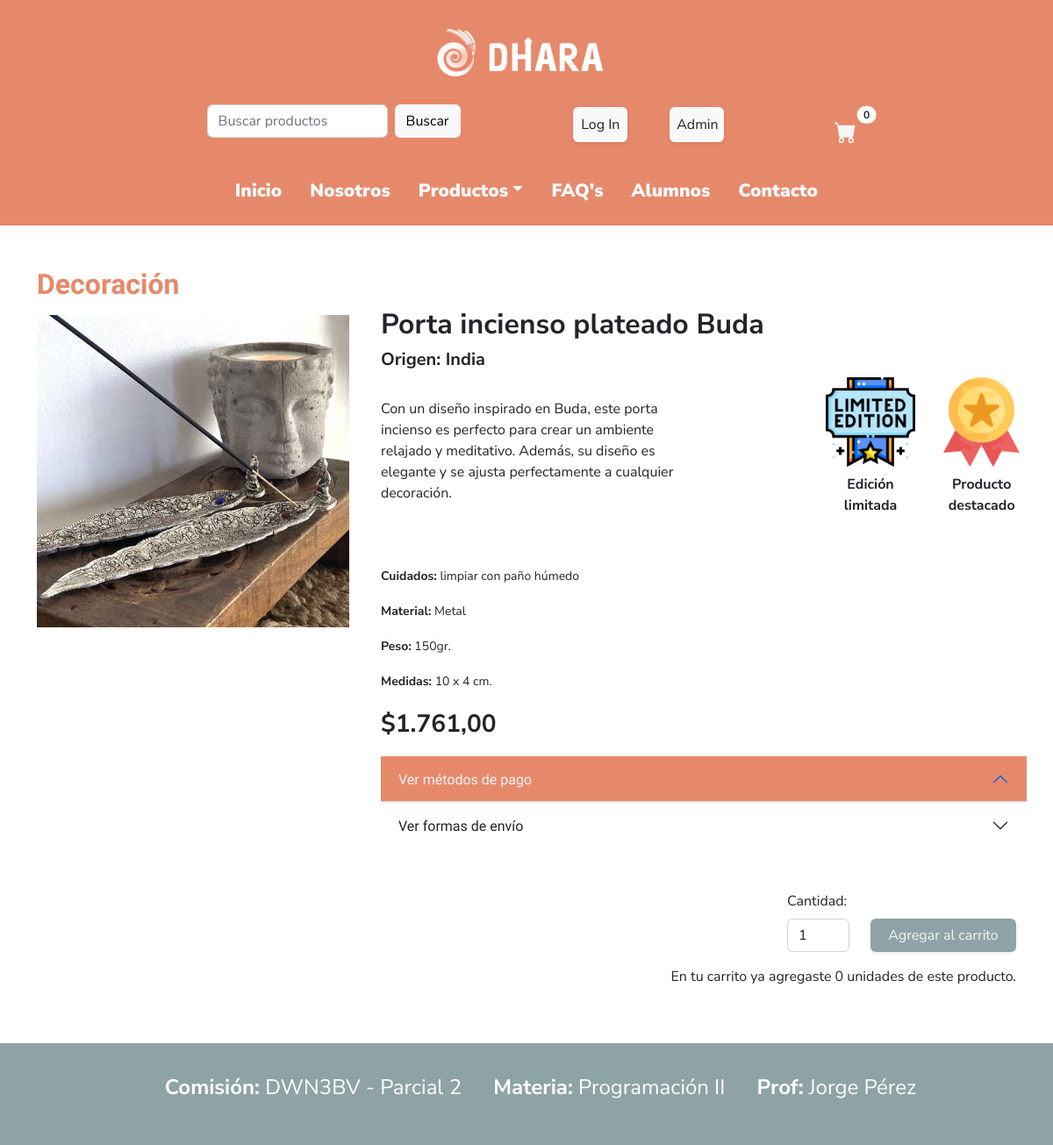
Screenshot of /index.php?sec=detalle_prod&id=1 with the database file from the repository.
### tables this page shows
CREATE TABLE `categoria` (
  `id` int(10) UNSIGNED NOT NULL,
  `nombre` varchar(256) NOT NULL,
  `descripcion` text DEFAULT NULL,
  `fecha_lanzamiento` date DEFAULT NULL
);

CREATE TABLE `productos` (
  `id` int(10) UNSIGNED NOT NULL,
  `nombre_prod` varchar(256) NOT NULL,
  `categoria` int(10) UNSIGNED NOT NULL,
  `imagen` varchar(256) NOT NULL,
  `alt` text NOT NULL,
  `descripcion` text DEFAULT NULL,
  `origen` int(11) UNSIGNED NOT NULL,
  `material` varchar(256) NOT NULL,
  `medidas` varchar(256) NOT NULL,
  `peso` varchar(256) NOT NULL,
  `cuidado` varchar(256) DEFAULT NULL,
  `stock` int(10) UNSIGNED NOT NULL,
  `precio` decimal(12,2) NOT NULL,
  `inicio_promocion` datetime DEFAULT NULL,
  `fin_promocion` datetime DEFAULT NULL
);

CREATE TABLE `origen` (
  `id` int(10) UNSIGNED NOT NULL,
  `nombre` varchar(256) NOT NULL,
  `continente` varchar(256) DEFAULT NULL
);

CREATE TABLE `etiquetas` (
  `id` int(11) UNSIGNED NOT NULL,
  `nombre_etiqueta` varchar(256) NOT NULL,
  `icono_etiq` varchar(256) NOT NULL
);

### index.php (the view, shortened to what the rows shown need)
<?PHP
$seccionesValidas = [
    "home" => [
        "titulo" => "Bienvenidos",
        "restringido" => false
    ],
    "nosotros" => [
        "titulo" => "Nosotros",
        "restringido" => false
    ],
    "tienda" => [
        "titulo" => "Nuestro catálogo",
        "restringido" => false
    ],
    "preg_frecuentes" => [
        "titulo" => "Preguntas frecuentes",
        "restringido" => false
    ],
    "contacto" => [
        "titulo" => "Contacto",
        "restringido" => false
    ],
    "detalle_prod" => [
        "titulo" => "Detalle de producto",
        "restringido" => false
    ],
    "datos_alumnos" => [
        "titulo" => "Alumnos",
        "restringido" => false
    ],
    "catalogo_completo" => [
        "titulo" => "Catálogo completo",
        "restringido" => false
    ],
    "testeos" => [
        "titulo" => "Página de pruebas",
        "restringido" => false
    ],
    "resultado_busqueda" => [
        "titulo" => "Resultado de búsqueda",
        "restringido" => false
    ],
    "form_process" => [
        "titulo" => "Respuesta enviada",
        "restringido" => false
    ],
    "carrito" => [
        "titulo" => "Carrito",
        "restringido" => false
    ],
    "checkout" => [
        "titulo" => "Checkout",
        "restringido" => true
    ],
    "login" => [
        "titulo" => "Iniciar Sesión",
        "restringido" => false
    ],
    "signin" => [
        "titulo" => "Registrate",
        "restringido" => false
    ],
    "panel_usuario" => [
        "titulo" => "Panel de Usuario",
        "restringido" => true
    ],
    "edit_datos_personales" => [
        "titulo" => "Editar datos personales",
        "restringido" => true
    ]
];
$seccion = $_GET['sec'] ?? "home";
if (!array_key_exists($seccion, $seccionesValidas)) {
    $vista = "404";
    $titulo = "404 - Página no encontrada";
} else {
    $vista = $seccion;
}
?>
<!DOCTYPE html>
<html lang="es">
<head>
    <link href="https://cdn.jsdelivr.net/npm/bootstrap@5.2.2/dist/css/bootstrap.min.css" rel="stylesheet">
    <link rel="stylesheet" href="./css/styles.css">
</head>
<body>
    <main>
        <?PHP
        require_once file_exists("views/$vista.php") ? "views/$vista.php" : "views/404.php";
        ?>
    </main>
</body>
</html>

### views/detalle_prod.php (shortened to what the rows shown need)
<?PHP
$idSeleccionado = $_GET['id'] ?? FALSE;
$producto = (new Producto())->producto_x_id($idSeleccionado);
$titulo_categoria = ucwords(str_replace("cion", "ción", $producto->getCategoria()));
$carrito = new Carrito();
$productosCarrito = $carrito->listar_productos();
if (empty($productosCarrito)) {
    $cantidad = 0;
}
?>
<section id="detalle" class="container">
    <div class="row my-5">
        <?PHP if (!empty($producto)) { ?>
            <div class="col-12">
                <h2 class="fw-bold" id=""><?= $titulo_categoria ?></h2>
            </div>
            <div class="col-12 d-flex">
                <div class="row">
                    <div class="col-12 col-md-4 py-2">
                        <img src="./img/productos/<?= $producto->getImagen() ?>" class="img-fluid d-block w-100" alt="<?= $producto->getAlt() ?>">
                    </div>
                    <div class="col-md-7 card-body ps-4">
                        <div>
                            <h3 class="card-text fw-bold text-dark-violet fs-2"><?= $producto->getNombre_prod() ?></h3>
                            <p class="h4 card-text fw-bold text-dark-violet fs-5">Origen: <?= $producto->getOrigen() ?></p>
                            <div class="row">
                                <div class="col-12 col-lg-6 ">
                                    <div class="mt-4">
                                        <p><?= $producto->getDescripcion() ?>
                                    </div>
                                </div>
                                <div class="col-12 col-lg-6 ">
                                    <div class="d-flex row justify-content-end">
                                        <?PHP foreach ($producto->getEtiquetas() as $e) { ?>
                                            <div class="col-4">
                                                <img src="img/etiquetas/<?= $e->getIcono_etiq() ?>" alt="Imágen Illustrativa de <?= $e->getNombre_etiqueta() ?>" class="img-fluid rounded">
                                                <p class="text-center pt-2"><b><?= $e->getNombre_etiqueta(); ?></b></p>
                                            </div>
                                        <?PHP  } ?>
                                    </div>
                                </div>
                            </div>
                            <br>
                            <p class=""><small><b>Cuidados:</b> <?= $producto->getCuidado() ?></small></p>
                            <p class=""><small><b>Material:</b> <?= $producto->getMaterial() ?></small></p>
                            <p class=""><small><b>Peso:</b> <?= $producto->getPeso() ?></small></p>
                            <p class=""><small><b>Medidas:</b> <?= $producto->getMedidas() ?></small></p>
                            <p class="fs-3 fw-bold my-3"><?= $producto->precio_formateado() ?></p>
                        </div>
                        <div class="mb-5">
                            <div class="accordion accordion-flush" id="accordionFlushExample">
                                <div class="accordion-item">
                                    <h2 class="accordion-header" id="flush-headingOne">
                                        <button class="accordion-button" type="button" data-bs-toggle="collapse" data-bs-target="#flush-collapseOne" aria-expanded="false" aria-controls="flush-collapseOne">
                                            Ver métodos de pago
                                        </button>
                                    </h2>
                                </div>
                                <div class="accordion-item">
                                    <h2 class="accordion-header" id="flush-headingTwo">
                                        <button class="accordion-button collapsed" type="button" data-bs-toggle="collapse" data-bs-target="#flush-collapseTwo" aria-expanded="false" aria-controls="flush-collapseTwo">
                                            Ver formas de envío
                                        </button>
                                    </h2>
                                </div>
                            </div>
                        </div>
                    </div>
                </div>
            </div>
            <div class="col-12">
                <div>
                    <form action="actions/add_prod_carrito_act.php" method="GET" class="row justify-content-end align-items-end">
                        <div class="col-6 col-lg-1">
                            <label for="cantidad" class="form-label">Cantidad: </label>
                            <input type="number" name="cantidad" id="cantidad" class="form-control" value="1">
                        </div>
                        <div class="col-6 col-lg-2">
                            <input type="submit" class="btn shadow-sm btn-grey-white w-100" value="Agregar al carrito"></input>
                        </div>
                    </form>
                </div>
                <div class="d-flex justify-content-end mt-3">
                    <p>En tu carrito ya agregaste <?= $cantidad ?> unidades de este producto.</p>
                </div>
            </div>
    </div>
<?PHP } else { ?>
    <div class="col-12">
        <h2 class="fw-bold mt-5 text-center" id="">No se encontró el producto que estás buscando.</h2>
    </div>
<?PHP } ?>
</section>

### rows the page displays
categoria: nombre "Decoración"
productos: imagen (picture), nombre_prod "Porta incienso plateado Buda", descripcion "Con un diseño inspirado en Buda, este porta incienso es perfecto para crear un ambiente relajado y meditativo. Además, su diseño es elegante y se ajusta perfectamente a cualquier decoración.", cuidado "limpiar con paño húmedo", material "Metal", peso "150gr.", medidas "10 x 4 cm.", precio "$1.761,00"
origen: nombre "India"
etiquetas: icono_etiq (picture), nombre_etiqueta "Edición limitada"
etiquetas: icono_etiq (picture), nombre_etiqueta "Producto destacado"

### other values shown
$cantidad "0"
